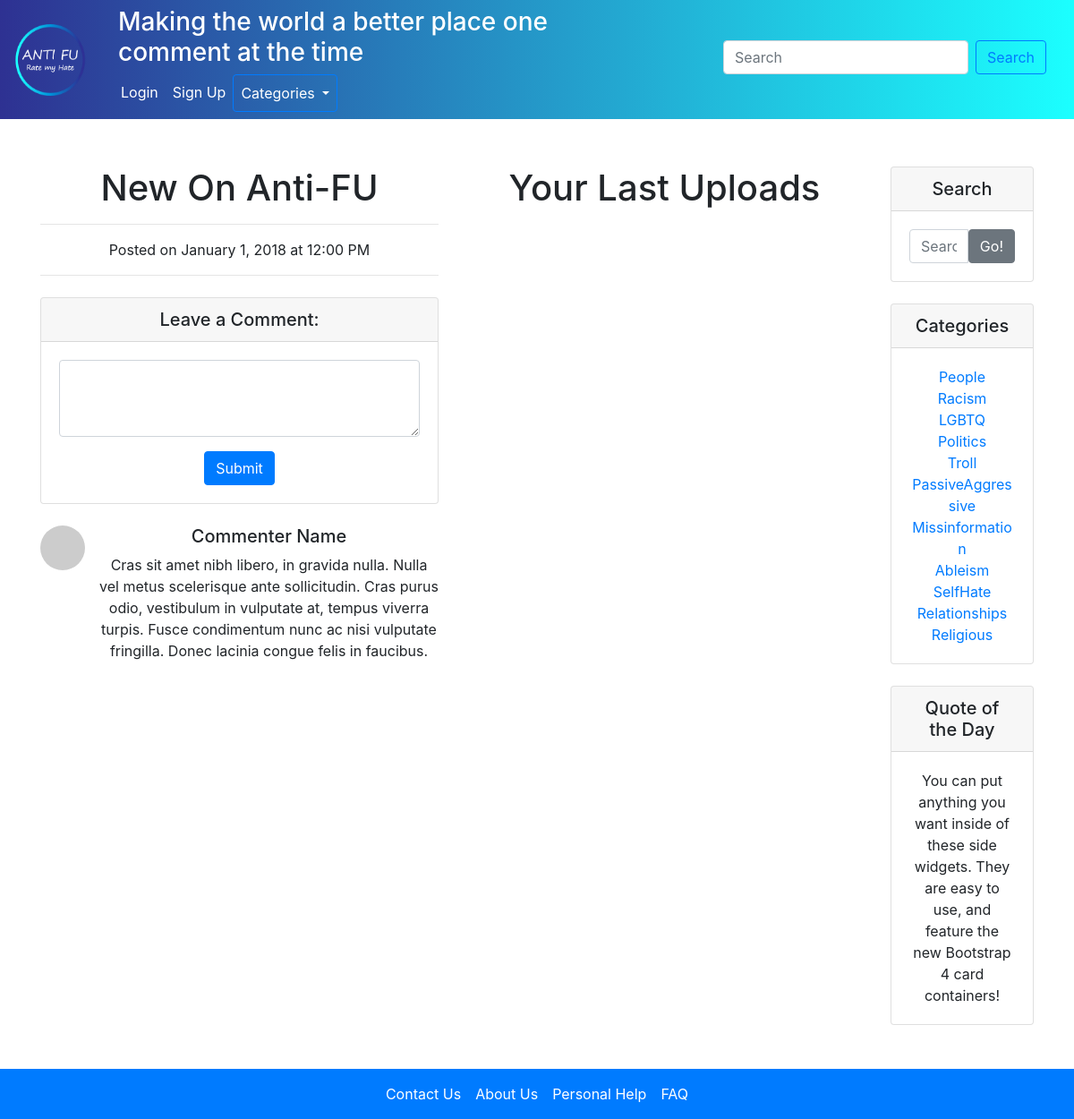
The page / on the database its author committed.
### antifu/models.py (models this page shows, shortened)
class Category(models.Model):
    name = models.CharField(max_length=128, unique = True)
    class Meta:
        verbose_name_plural = 'Categories'

### antifu/views.py (the view)
# urls.py: url(r'^$', views.home, name='home'),
def home(request):
    category_list = Category.objects.all()
    context_dict = {'categories': category_list}
    return render(request, 'antifu/home.html', context_dict)

### templates/antifu/home.html (shortened to what this page needs)
<!DOCTYPE html>
{% extends 'antifu/base.html' %}
{% load staticfiles %}
{% block link_block %}
  <link rel="stylesheet" type="text/css" href="{%static "css/home.css"%}">
{% endblock %}
{% block body_block %}
    <div class="container">
          <div class="row">
            <div class="col-lg-5">
              <h1 class="mt-4">New On Anti-FU</h1>
              <hr>
              <p>Posted on January 1, 2018 at 12:00 PM</p>
              <hr>
              <div class="card my-4">
                <h5 class="card-header">Leave a Comment:</h5>
                <div class="card-body">
                  <form>
                    <div class="form-group">
                      <textarea class="form-control" rows="3"></textarea>
                    </div>
                    <button type="submit" class="btn btn-primary">Submit</button>
                  </form>
                </div>
              </div>
              <div class="media mb-4">
                <img class="d-flex mr-3 rounded-circle" src="http://placehold.it/50x50" alt="">
                <div class="media-body">
                  <h5 class="mt-0">Commenter Name</h5>
                  Cras sit amet nibh libero, in gravida nulla. Nulla vel metus scelerisque ante sollicitudin. Cras purus odio, vestibulum in vulputate at, tempus viverra turpis. Fusce condimentum nunc ac nisi vulputate fringilla. Donec lacinia congue felis in faucibus.
                </div>
              </div>
            </div>
            <div class="col-lg-5">
              <h1 class="mt-4">Your Last Uploads</h1>
            </div>
            <div class="col-md-2">
              <div class="card my-4">
                <h5 class="card-header">Search</h5>
                <div class="card-body">
                  <div class="input-group">
                    <input type="text" class="form-control" placeholder="Search for...">
                    <span class="input-group-btn">
                      <button class="btn btn-secondary" type="button">Go!</button>
                    </span>
                  </div>
                </div>
              </div>
              <div class="card my-4">
                <h5 class="card-header">Categories</h5>
                <div class="card-body">
                  {% if categories %}
                  <ul class="list-unstyled mb-0">
                    {% for category in categories %}
                        <li><a href =" {% url 'show_category' category.name %}">{{ category.name }}</a></li>
                    {% endfor %}
                  </ul>
                  {% else %}
                    <strong>There are no categories present.</strong>
                  {% endif %}
                </div>
              </div>
              <div class="card my-4">
                <h5 class="card-header">Quote of the Day</h5>
                <div class="card-body">
                  You can put anything you want inside of these side widgets. They are easy to use, and feature the new Bootstrap 4 card containers!
                </div>
              </div>
            </div>
          </div>
        </div>
    {% endblock %}

### static/css/base.css (style rules this page uses)
.bodyClass { min-height: 75rem; padding-top: 4.0rem; margin-top: 50px; }
h1 { margin-bottom: 20px; color: #021d31 font-family: "Trebuchet MS", Helvetica, sans-serif; }

### static/css/home.css (style rules this page uses)
body { padding-top: 54px; }
@media (min-width: 992px) { body { padding-top: 56px; } }

### rows shown on the page
Category: name "People"
Category: name "Racism"
Category: name "LGBTQ"
Category: name "Politics"
Category: name "Troll"
Category: name "PassiveAggressive"
Category: name "Missinformation"
Category: name "Ableism"
Category: name "SelfHate"
Category: name "Relationships"
Category: name "Religious"
